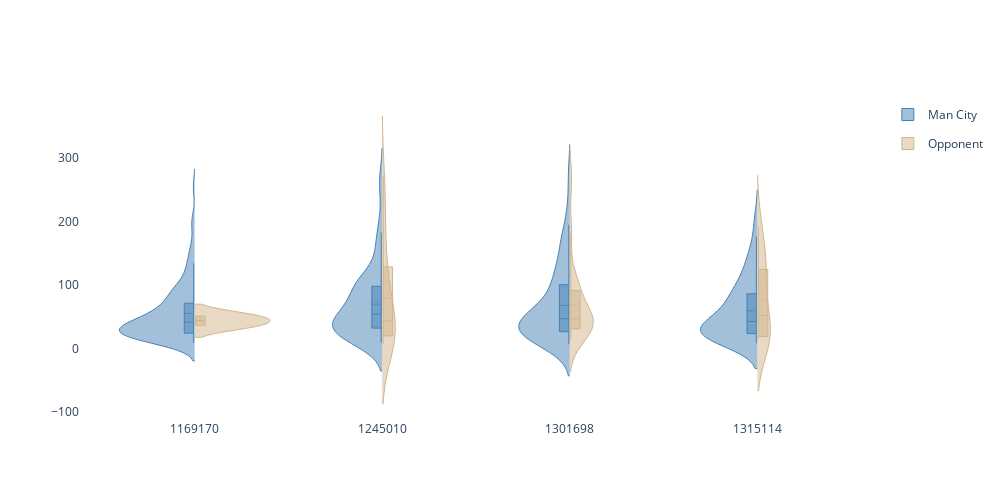

The cell this chart's notebook holds for it:
### Code cell
fig = go.Figure()

fig.add_trace(go.Violin(x=ManCity['sk_match_id'][ManCity['is_ManCity'] == 'Yes'],
                        y=ManCity['SoF'][ManCity['is_ManCity'] == 'Yes'],
                        legendgroup='Yes', scalegroup='Yes', name='Man City',
                        side='negative', width=0.8, box=dict(visible=True),
                        line_color='steelblue', line_width=1, points=False)
             )
fig.add_trace(go.Violin(x=ManCity['sk_match_id'][ManCity['is_ManCity'] == 'No'],
                        y=ManCity['SoF'][ManCity['is_ManCity'] == 'No'],
                        legendgroup='No', scalegroup='No', name='Opponent',
                        side='positive', width=0.8, points=False, box=dict(visible=True),
                        line_color='tan', line_width=1)
             )
# fig.add_annotation(
#     x=ManCity['sk_match_id'][ManCity['is_ManCity'] == 'Yes'].iloc[0],
#     y=man_city_median,
#     text=f"Median: {man_city_median:.2f}")
fig.update_traces(meanline_visible=True)
fig.update_layout(violingap=0.7, violinmode='overlay', width = 1000, height = 500, plot_bgcolor='white')
fig.show()

### Figure 1 — Plotly figure (JSON) as saved in the notebook; plotly's stock layout.template omitted (floating-point values rounded to 4 significant figures; data arrays with more than 128 entries replaced by an {"elided": "..."} marker saying what was removed)
{"data": [{"box": {"visible": true}, "legendgroup": "Yes", "line": {"color": "steelblue", "width": 1}, "meanline": {"visible": true}, "name": "Man City", "points": false, "scalegroup": "Yes", "side": "negative", "type": "violin", "width": 0.8, "x": {"elided": "362 str values"}, "y": {"elided": "362 float values"}}, {"box": {"visible": true}, "legendgroup": "No", "line": {"color": "tan", "width": 1}, "meanline": {"visible": true}, "name": "Opponent", "points": false, "scalegroup": "No", "side": "positive", "type": "violin", "width": 0.8, "x": ["1169170", "1169170", "1245010", "1245010", "1245010", "1245010", "1245010", "1245010", "1245010", "1245010", "1245010", "1245010", "1245010", "1245010", "1245010", "1245010", "1245010", "1245010", "1245010", "1245010", "1245010", "1245010", "1301698", "1301698", "1301698", "1301698", "1301698", "1301698", "1301698", "1301698", "1301698", "1301698", "1301698", "1301698", "1301698", "1301698", "1301698", "1301698", "1301698", "1301698", "1301698", "1301698", "1301698", "1315114", "1315114", "1315114", "1315114", "1315114", "1315114", "1315114", "1315114", "1315114", "1315114", "1315114", "1315114", "1315114"], "y": [36.32, 50.82, 26.96, 13.96, 134.4, 33.17, 212.9, 122.7, 56.78, 9.162, 6.217, 10.86, 26.66, 272.6, 155.3, 25.31, 50.7, 9.854, 35.91, 84.71, 60.46, 235.5, 22.14, 45.52, 21.88, 108.0, 66.59, 47.61, 90.97, 266.0, 181.6, 29.91, 48.86, 64.41, 27.21, 43.51, 30.99, 105.8, 46.8, 92.8, 40.09, 45.51, 14.82, 17.29, 96.31, 15.87, 160.1, 14.37, 19.01, 192.1, 117.1, 26.2, 146.7, 25.07, 110.6, 51.78]}], "layout": {"height": 500, "plot_bgcolor": "white", "violingap": 0.7, "violinmode": "overlay", "width": 1000}}
